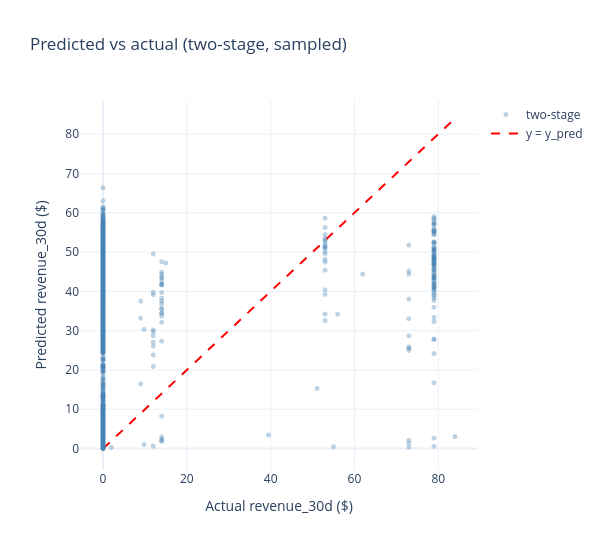

Notebook code for this chart:
### Code cell
# 5) Prediction-vs-actual calibration scatter (sampled for legibility)
plot_sample = err_df.sample(n=min(10_000, len(err_df)), random_state=SEED)
max_v = float(max(plot_sample['y_true'].max(), plot_sample['y_pred_two'].max()))

fig = go.Figure()
fig.add_trace(go.Scattergl(
    x=plot_sample['y_true'], y=plot_sample['y_pred_two'],
    mode='markers',
    marker=dict(size=5, color='steelblue', opacity=0.35),
    name='two-stage',
))
fig.add_trace(go.Scatter(
    x=[0, max_v], y=[0, max_v], mode='lines',
    line=dict(dash='dash', color='red'),
    name='y = y_pred',
))
fig.update_layout(
    title='Predicted vs actual (two-stage, sampled)',
    xaxis_title='Actual revenue_30d ($)',
    yaxis_title='Predicted revenue_30d ($)',
    height=550, width=600,
)
fig.show()

### Figure 1 — Plotly figure (JSON) as saved in the notebook; plotly's stock layout.template omitted (floating-point values rounded to 4 significant figures; data arrays with more than 128 entries replaced by an {"elided": "..."} marker saying what was removed)
{"data": [{"marker": {"color": "steelblue", "opacity": 0.35, "size": 5}, "mode": "markers", "name": "two-stage", "type": "scattergl", "x": {"elided": "10000 float values"}, "y": {"elided": "10000 float values"}}, {"line": {"color": "red", "dash": "dash"}, "mode": "lines", "name": "y = y_pred", "type": "scatter", "x": [0, 83.99], "y": [0, 83.99]}], "layout": {"height": 550, "title": {"text": "Predicted vs actual (two-stage, sampled)"}, "width": 600, "xaxis": {"title": {"text": "Actual revenue_30d ($)"}}, "yaxis": {"title": {"text": "Predicted revenue_30d ($)"}}}}
